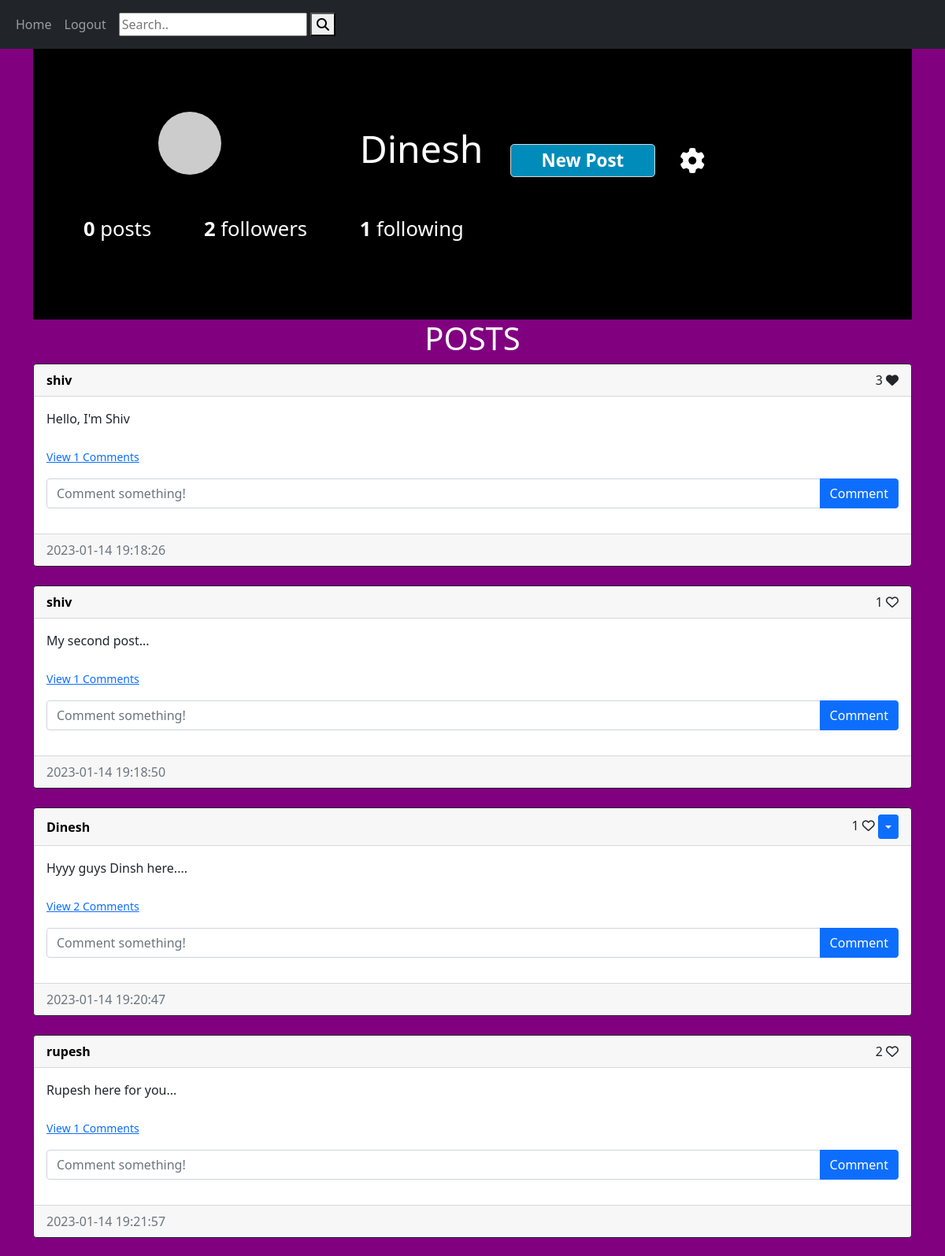
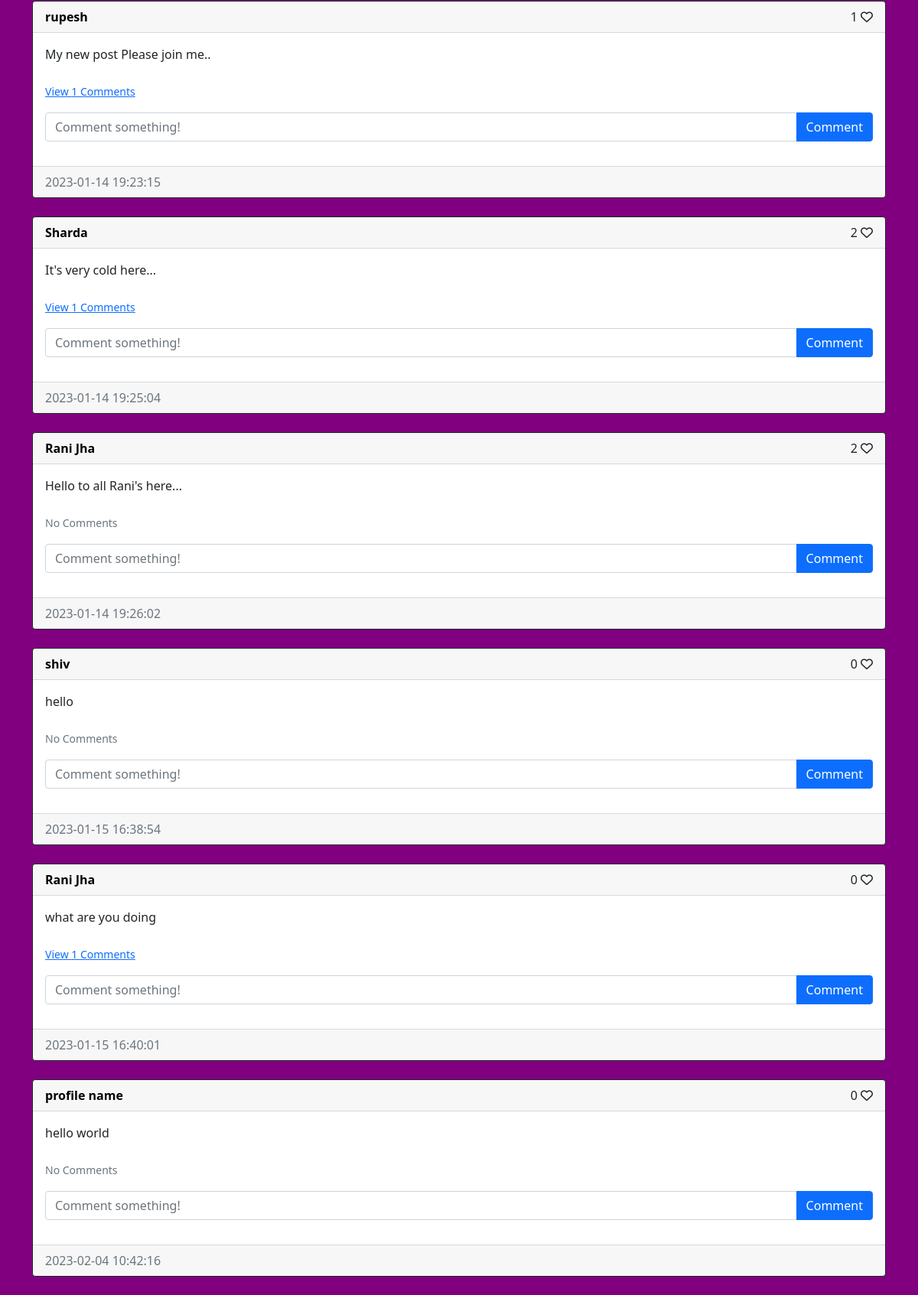
The app's page /home (signed in) with its own data (2 pictures, top to bottom).
### website/models.py (models this page shows, shortened)
class User(db.Model, UserMixin):
    id = db.Column(db.Integer, primary_key=True)
    email = db.Column(db.String(150), index=True, unique=True)
    username = db.Column(db.String(150), index=True, unique=True)
    password = db.Column(db.String(150))
    date_created = db.Column(db.DateTime(timezone=True), default=func.now())
    posts = db.relationship('Post', backref='user', passive_deletes=True)
    comments = db.relationship('Comment', backref='user', passive_deletes=True)
    likes = db.relationship('Like', backref='user', passive_deletes=True)
    followed = db.relationship(
        'User', secondary=followers,
        primaryjoin=(followers.c.follower_id == id),
        secondaryjoin=(followers.c.followed_id == id),
        backref=db.backref('followers', lazy='dynamic'), lazy='dynamic',passive_deletes=True)
    def avatar(self, size):
        digest = md5(self.email.lower().encode('utf-8')).hexdigest()
        return 'https://www.gravatar.com/avatar/{}?d=identicon&s={}'.format(digest, size)
    def is_following(self, user):
        return self.followed.filter( followers.c.followed_id == user.id).count() > 0

class Post(db.Model):
    id = db.Column(db.Integer, primary_key=True)
    text = db.Column(db.Text, nullable=False)
    date_created = db.Column(db.DateTime(timezone=True), default=func.now())
    author = db.Column(db.Integer, db.ForeignKey(
        'user.id', ondelete="CASCADE"), nullable=False)
    comments = db.relationship('Comment', backref='post', passive_deletes=True)
    likes = db.relationship('Like', backref='post', passive_deletes=True)

### website/views.py (the view)
@views.route("/")
@views.route("/home")
@login_required
def home():
    email = request.form.get('email')
    users = User.query.all()
    user = User.query.filter_by(email=email).first()
    my_post = Post.query.filter_by(user=user).all()
    count = len(my_post)
    all_posts = Post.query.all()
    return render_template('home.html', count=count, user=current_user, posts=all_posts, users=users)

### website/__init__.py (called while the page is built)
def create_app():
    app = Flask(__name__)
    app.config['SECRET_KEY'] = "helloworld"
    app.config['SQLALCHEMY_DATABASE_URI'] = f'sqlite:///{DB_NAME}'
    db.init_app(app)
    from .views import views
    from .auth import auth
    app.register_blueprint(views, url_prefix="/")
    app.register_blueprint(auth, url_prefix="/")
    from .models import User, Post, Comment, Like
    with app.app_context():
        db.create_all()
    login_manager = LoginManager()
    login_manager.login_view = "auth.login"
    login_manager.init_app(app)
    @login_manager.user_loader
    def load_user(id):
        return User.query.get(int(id))
    return app

### website/templates/home.html
{% extends "base.html" %}{%block content%}
{% include 'profile_all.html' %}
{% include 'all_posts.html'%}
{%endblock%}

### website/templates/profile_all.html (shortened to what this page needs)
{% block content %}
<header style="font-size: 10px;">
<div class="container" style="max-width: 93.5rem;
margin: 0 auto;
background-color:black;
padding: 0 2rem;">
	<div class="profile" style="padding: 5rem 0;">
		<div class="profile-image" style="float: left;
											 width: calc(33.333% - 1rem);
											 display: flex;
											 justify-content: center;
											 align-items: center;
											 margin-right: 3rem;">
			<img src="{{ user.avatar(150) }}" alt="" style="border-radius: 50%;">
		</div>
		<div class="profile-user-settings" style="margin-top: 1.1rem;">
				<h1 class="profile-user-name" style="display: inline-block;
												 font-size: 3rem;
												 font-weight: 300;"><a style="color:white; text-decoration:none;" href="/profile/{{user.username}}"><b>{{user.username}}</b></a></h1>
				{% if  current_user.is_following(user) and user.username != current_user.username %}
												 <button class="btn profile-edit-btn" style="font-weight: 600; font-size: 1.4rem;
													 line-height: 1.8;
													 border: 0.1rem solid #dbdbdb;
													 border-radius: 0.3rem;
													 padding: 0 2.4rem;
													 background-color: #008CBA;
													 margin-left: 2rem;"><a style="color:white; text-decoration:none;" href="{{url_for('views.unfollow', username=user.username)}}" class='unfollow'>Unfollow</a></button>
				{% else %}
						<button class="btn profile-edit-btn" data-toggle="modal" data-target="#exampleModal" style="font-weight: 600; font-size: 1.4rem;
							line-height: 1.8;
							border: 0.1rem solid #dbdbdb;
							border-radius: 0.3rem;
							padding: 0 2.4rem;
							background-color: #008CBA;
							margin-left: 2rem;"> <a style="color:white; text-decoration:none;" href="{{url_for('views.create_post')}}" class='unfollow'>New Post</a></button>
							<button class="btn profile-settings-btn" aria-label="profile settings"style="font-size: 2rem;margin-left: 1rem;"><a style="color:white;" href="{{url_for('views.profile_update')}}"><i class="fas fa-cog" aria-hidden="true"></i></a></button>
				{%endif%}
		</div>
		<div class="profile-stats" style="margin-top: 2.3rem;">
			<ul>
				<li style="display: inline-block;font-size: 1.6rem;line-height: 1.5;margin-right: 4rem;cursor:pointer;"><a style="text-decoration:none; color:white;" href="/posts/{{user.username}}"><span class="profile-stat-count" style="font-weight: 600;" >{{count}}</span> posts</a></li>
				<li style="display: inline-block;font-size: 1.6rem;line-height: 1.5;margin-right: 4rem;cursor:pointer; color:white;"><span class="profile-stat-count" style="font-weight: 600;  color:white;" id='followers_count'>{{user.followers.count()}}</span> followers</li>
				<li style="margin-right: 0;display: inline-block;font-size: 1.6rem;line-height: 1.5;margin-right: 4rem;cursor:pointer; color:white;"><span class="profile-stat-count" style="font-weight: 600;  color:white;">{{user.followed.count()}}</span> following </li>
			</ul>
		</div>
	</div>
</div>
</header>
{% endblock %}

### website/templates/all_posts.html (shortened to what this page needs)
{% if posts %}
<h1 align="center" style="color:white;">{% block header %}POSTS{% endblock %}</h1>
<div id="posts">
  {% for post in posts %}
  <div class="card border-dark">
    <div class="card-header d-flex justify-content-between align-items-center">
      <b><a  style="color:black; text-decoration:none;" href="/profile/{{post.user.username}}">{{post.user.username}}</a></b>
      <div>
        <span id="likes-count-{{post.id}}">
          {{ post.likes|length }}</span>
          {% if user.id in post.likes|map(attribute="author")|list %}
          <i
            class="fas fa-heart"
            id="like-button-{{post.id}}"
            onclick="like({{post.id}})"
          ></i>
          {% else %}
          <i
            class="far fa-heart"
            id="like-button-{{post.id}}"
            onclick="like({{post.id}})"
          ></i>
          {% endif %}
        {% if user.id == post.author %}
        <div class="btn-group">
          <button
            type="button"
            class="btn btn-sm btn-primary dropdown-toggle"
            data-bs-toggle="dropdown"
          ></button>
        </div>
        {% endif %}
      </div>
    </div>
    <div class="card-body">
      <div class="card-text">{{post.text}}</div>
      <br />
      <p class="card-text">
        {% if post.comments|length > 0 %}
        <a data-bs-toggle="collapse" href="#comments-{{post.id}}" role="button">
          <small>View {{post.comments|length}} Comments</small>
        </a>
        {% else %}
        <small class="text-muted">No Comments</small>
        {% endif %}
      </p>
      <form
        class="input-group mb-3"
        method="POST"
        action="/create-comment/{{post.id}}"
      >
        <input
          type="text"
          id="text"
          name="text"
          class="form-control"
          placeholder="Comment something!"
        />
        <button type="submit" class="btn btn-primary">Comment</button>
      </form>
    </div>
    <div class="card-footer text-muted">{{post.date_created}}</div>
  </div>
  <br/ > {% endfor %}
</div>
{% endif%}

### records on screen
User: username "Dinesh"
Post: user.username "shiv", likes|length "3", text "Hello, I'm Shiv", comments|length "1", date_created "2023-01-14 19:18:26"
Post: user.username "shiv", likes|length "1", text "My second post...", comments|length "1", date_created "2023-01-14 19:18:50"
Post: user.username "Dinesh", likes|length "1", text "Hyyy guys Dinsh here....", comments|length "2", date_created "2023-01-14 19:20:47"
Post: user.username "rupesh", likes|length "2", text "Rupesh here for you...", comments|length "1", date_created "2023-01-14 19:21:57"
Post: user.username "rupesh", likes|length "1", text "My new post Please join me..", comments|length "1", date_created "2023-01-14 19:23:15"
Post: user.username "Sharda", likes|length "2", text "It's very cold here...", comments|length "1", date_created "2023-01-14 19:25:04"
Post: user.username "Rani Jha", likes|length "2", text "Hello to all Rani's here...", shows "No Comments", date_created "2023-01-14 19:26:02"
Post: user.username "shiv", likes|length "0", text "hello", shows "No Comments", date_created "2023-01-15 16:38:54"
Post: user.username "Rani Jha", likes|length "0", text "what are you doing", comments|length "1", date_created "2023-01-15 16:40:01"
Post: user.username "profile name", likes|length "0", text "hello world", shows "No Comments", date_created "2023-02-04 10:42:16"

### other values on screen
{{ count }} "0"
{{ user.followers.count() }} "2"
{{ user.followed.count() }} "1"
